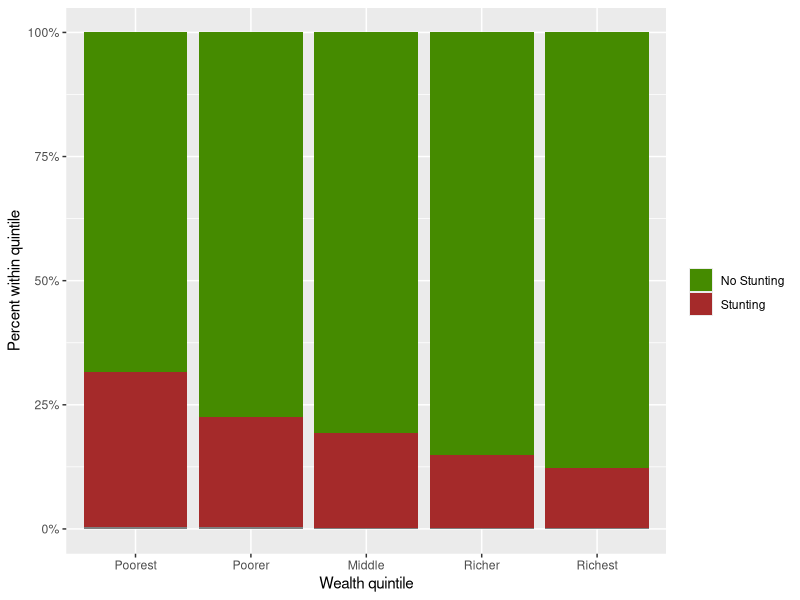
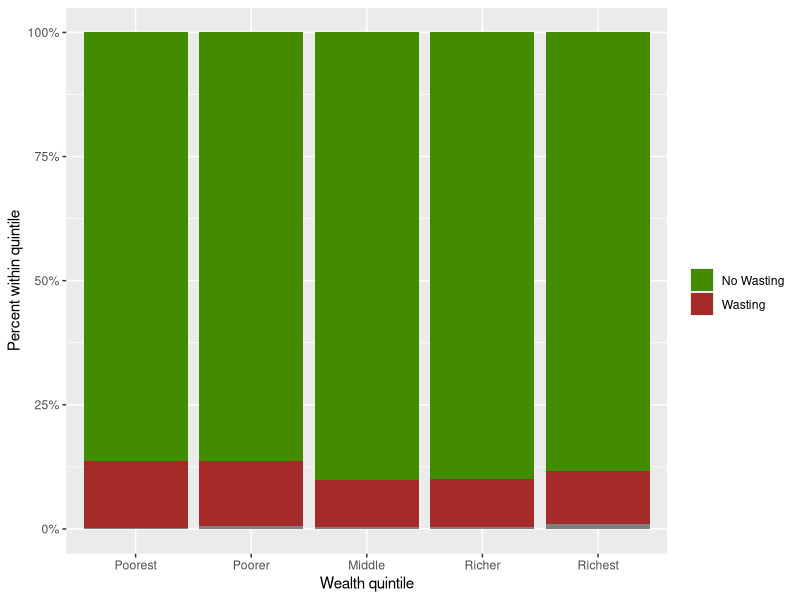

These charts were generated, in order, by the following R code:
# 2. Comprehensive Exploratory Analysis with Statistical Tests

library(tidyverse)
library(survey)
library(ggplot2)

# Load cleaned data
bdhs_final <- read.csv("data/bdhs_cleaned_final.csv")

# Create survey design object for weighted analysis
survey_design <- svydesign(
  ids = ~psu,
  strata = ~strata,
  weights = ~weight_normalized,
  data = bdhs_final,
  nest = TRUE
)

# PART 1: BASIC DESCRIPTIVE STATISTICS

# Sample size
cat("\nTotal sample size:", nrow(bdhs_final), "\n")

# Malnutrition prevalence
cat("\n--- Malnutrition Prevalence (unweighted) ---\n")
cat("Stunting:", mean(bdhs_final$stunted, na.rm=T)*100, "%\n")
cat("Wasting:", mean(bdhs_final$wasted, na.rm=T)*100, "%\n")
cat("Underweight:", mean(bdhs_final$underweight, na.rm=T)*100, "%\n")

# Weighted prevalence
cat("\n--- Malnutrition Prevalence (weighted) ---\n")
stunting_weighted <- svymean(~stunted, survey_design, na.rm=TRUE)
wasting_weighted <- svymean(~wasted, survey_design, na.rm=TRUE)
underweight_weighted <- svymean(~underweight, survey_design, na.rm=TRUE)
cat("Stunting:", stunting_weighted[1]*100, "%\n")
cat("Wasting:", wasting_weighted[1]*100, "%\n")
cat("Underweight:", underweight_weighted[1]*100, "%\n")

# PART 2: OBJECTIVE 1 - WEALTH AND MALNUTRITION

cat("\n==================== OBJECTIVE 1: WEALTH AND MALNUTRITION ====================\n")

# Test different wealth variables
cat("\n--- Testing Different Wealth Variables ---\n")

# 1. Wealth combined (V190)
cat("\n1. Wealth Combined Index:\n")
table(bdhs_final$wealth_combined)

# 2. Wealth urban/rural specific (V190A)
cat("\n2. Wealth Urban/Rural Index:\n")
table(bdhs_final$wealth_urban_rural)

# Chi-square tests for categorical wealth
cat("\n--- Chi-square Tests: Wealth Categories vs Malnutrition ---\n")

# Stunting
cat("\nStunting by wealth quintiles:\n")
stunting_wealth_tab <- table(bdhs_final$stunted, bdhs_final$wealth_quintile)
stunting_wealth_tab
print(prop.table(stunting_wealth_tab, 2) * 100)
ggplot(bdhs_final, aes(wealth_quintile, fill = factor(stunted))) +
  geom_bar(position = "fill") +
  scale_fill_manual(
    name = "",
    breaks = c("0","1"),
    labels = c("0" = "No Stunting", "1" = "Stunting"),
    values = c("0" = "chartreuse4",  
               "1" = "brown"), 
    ) +
  scale_x_discrete(limits = c("Poorest","Poorer","Middle","Richer","Richest")) +
  scale_y_continuous(labels = scales::percent) +
  labs(x = "Wealth quintile", y = "Percent within quintile")
chisq.test(stunting_wealth_tab)

# Wasting
cat("\nWasting by wealth quintiles:\n")
wasting_wealth_tab <- table(bdhs_final$wasted, bdhs_final$wealth_quintile)
wasting_wealth_tab
print(prop.table(wasting_wealth_tab, 2) * 100)
ggplot(bdhs_final, aes(wealth_quintile, fill = factor(wasted))) +
  geom_bar(position = "fill") +
  scale_fill_manual(
    name = "",
    breaks = c("0","1"),
    labels = c("0" = "No Wasting", "1" = "Wasting"),
    values = c("0" = "chartreuse4",  
               "1" = "brown"), 
  ) +
  scale_x_discrete(limits = c("Poorest","Poorer","Middle","Richer","Richest")) +
  scale_y_continuous(labels = scales::percent) +
  labs(x = "Wealth quintile", y = "Percent within quintile")
chisq.test(wasting_wealth_tab)

# Underweight
cat("\nUnderweight by wealth quintiles:\n")
uw_wealth_tab <- table(bdhs_final$underweight, bdhs_final$wealth_quintile)
uw_wealth_tab
print(prop.table(uw_wealth_tab, 2) * 100)
chisq.test(uw_wealth_tab)

# Trend test using numeric wealth index
cat("\n--- Trend Test: Wealth as Continuous Variable ---\n")

# Correlation between wealth index and malnutrition
cor.test(bdhs_final$wealth_urban_rural, bdhs_final$stunted)
cor.test(bdhs_final$wealth_urban_rural, bdhs_final$wasted)
cor.test(bdhs_final$wealth_urban_rural, bdhs_final$underweight)

# PART 3: OBJECTIVE 2 - HOUSEHOLD CONDITIONS AND MALNUTRITION
cat("\n==================== OBJECTIVE 2A: HOUSEHOLD STRUCTURES (HEAD) ====================\n")

# T-test: Compare head age between malnourished vs normal
cat("\n--- T-tests: Head Age by Malnutrition Status ---\n")

# Stunting
stunted_head_age <- bdhs_final$head_age[bdhs_final$stunted == 1]
normal_head_age <- bdhs_final$head_age[bdhs_final$any_malnutrition == 0]
t.test(stunted_head_age, normal_head_age)

# Wasting  
wasted_head_age <- bdhs_final$head_age[bdhs_final$wasted == 1]
t.test(wasted_head_age, normal_head_age)

# Underweight  
uw_head_age <- bdhs_final$head_age[bdhs_final$underweight == 1]
t.test(uw_head_age, normal_head_age)

# Head Sex Analysis
cat("\n--- Chi-square Test: Head Sex ---\n")
cat("Stunting & Head Sex")
chisq.test(table(bdhs_final$stunted, bdhs_final$head_sex))

cat("Wasting & Head Sex")
chisq.test(table(bdhs_final$wasted, bdhs_final$head_sex))

chisq.test(table(bdhs_final$underweight, bdhs_final$head_sex))

# Relationship to head Analysis
cat("\n--- Chi-square Test: Relationship ---\n")
cat("Stunting & Relationship")
chisq.test(table(bdhs_final$stunted, bdhs_final$relationship))

cat("Wasting & Relationship")
chisq.test(table(bdhs_final$wasted, bdhs_final$relationship))

chisq.test(table(bdhs_final$underweight, bdhs_final$relationship))

cat("\n==================== OBJECTIVE 2B: HOUSEHOLD SIZE ====================\n")

# Descriptive statistics
cat("\n--- Household Size Distribution ---\n")
cat("Mean:", mean(bdhs_final$household_members), "\n")
cat("Median:", median(bdhs_final$household_members), "\n")
cat("SD:", sd(bdhs_final$household_members), "\n")

# T-test: Compare household size between malnourished vs normal
cat("\n--- T-tests: Household Size by Malnutrition Status ---\n")

# Stunting
stunted_hh_size <- bdhs_final$household_members[bdhs_final$stunted == 1]
normal_hh_size <- bdhs_final$household_members[bdhs_final$any_malnutrition == 0]
t.test(stunted_hh_size, normal_hh_size)

# Wasting
wasted_hh_size <- bdhs_final$household_members[bdhs_final$wasted == 1]
t.test(wasted_hh_size, normal_hh_size)

# Underweight
uw_hh_size <- bdhs_final$household_members[bdhs_final$underweight == 1]
t.test(uw_hh_size, normal_hh_size)

# Categorical household size
cat("\n--- Chi-square Test: Household Size Categories ---\n")
cat("Stunting & Household size")
chisq.test(table(bdhs_final$stunted, bdhs_final$household_size_cat))
cat("Wasting & Household size")
chisq.test(table(bdhs_final$wasted, bdhs_final$household_size_cat))

chisq.test(table(bdhs_final$underweight, bdhs_final$household_size_cat))

cat("\n==================== OBJECTIVE 2C: NUMBER OF CHILDREN ====================\n")

# Test different children variables
cat("\n--- Comparing Different Children Variables ---\n")

# 1. Total children ever born
cat("\n1. Total children ever born:\n")
cat("Mean:", mean(bdhs_final$total_children_born), "\n")
cor.test(bdhs_final$total_children_born, bdhs_final$stunted)
cor.test(bdhs_final$total_children_born, bdhs_final$wasted)
cor.test(bdhs_final$total_children_born, bdhs_final$underweight)

# 2. Births in last 5 years
cat("\n2. Births in last 5 years:\n")
cat("Mean:", mean(bdhs_final$births_last5y), "\n")
cor.test(bdhs_final$births_last5y, bdhs_final$stunted)
cor.test(bdhs_final$births_last5y, bdhs_final$wasted)
cor.test(bdhs_final$births_last5y, bdhs_final$underweight)

# 3. Living children
cat("\n3. Living children:\n")
cat("Mean:", mean(bdhs_final$living_children), "\n")
cor.test(bdhs_final$living_children, bdhs_final$stunted)
cor.test(bdhs_final$living_children, bdhs_final$wasted)
cor.test(bdhs_final$living_children, bdhs_final$underweight)


# T-tests for total children ever born (most relevant)
cat("\n--- T-tests: Children by Malnutrition Status ---\n")

# Stunting
stunted_children <- bdhs_final$total_children_born[bdhs_final$stunted == 1]
normal_children <- bdhs_final$total_children_born[bdhs_final$any_malnutrition == 0]
t.test(stunted_children, normal_children)

# Wasting
wasted_children <- bdhs_final$births_last5y[bdhs_final$wasted == 1]
t.test(wasted_children, normal_children)

# Underweight
uw_children <- bdhs_final$births_last5y[bdhs_final$underweight == 1]
t.test(uw_children, normal_children)

# Chi-square for categorical
cat("\n--- Chi-square Test: Children Categories ---\n")
chisq.test(table(bdhs_final$stunted, bdhs_final$children_cat))
chisq.test(table(bdhs_final$wasted, bdhs_final$children_cat))
chisq.test(table(bdhs_final$underweight, bdhs_final$children_cat))


# PART 4: OBJECTIVE 3 - WEALTH AND HOUSEHOLD COMPOSITION ASSOCIATION

cat("\n==================== OBJECTIVE 3: WEALTH-HOUSEHOLD ASSOCIATION ====================\n")

# Correlation analysis
cat("\n--- Correlations with Wealth ---\n")

cor_wealth_hh <- cor.test(bdhs_final$wealth_urban_rural, bdhs_final$household_members)
cat("Wealth and HH size: r =", cor_wealth_hh$estimate, ", p =", cor_wealth_hh$p.value, "\n")

cor_wealth_total_children <- cor.test(bdhs_final$wealth_urban_rural, bdhs_final$total_children_born)
cat("Wealth and total children born: r =", cor_wealth_total_children$estimate, ", p =", cor_wealth_total_children$p.value, "\n")

# Cross-tabulation
cat("\n--- Cross-tabulation: Wealth by HH Size Category ---\n")
wealth_hh_table <- table(bdhs_final$wealth_quintile, bdhs_final$household_size_cat)
print(prop.table(wealth_hh_table, 1) * 100)
chisq.test(wealth_hh_table)

cat("\n--- Cross-tabulation: Wealth by Children Number Category ---\n")
wealth_child_table <- table(bdhs_final$wealth_quintile, bdhs_final$children_cat)
print(prop.table(wealth_child_table, 1) * 100)
chisq.test(wealth_child_table)

# PART 5: OBJECTIVE 4 - PARENT EDUCATION AND MALNUTRITION

cat("\n==================== OBJECTIVE 4: PARENT EDUCATION ====================\n")

# Descriptive statistics
cat("\n--- Education Distribution ---\n")
cat("Mother's education - Mean:", mean(bdhs_final$mother_edu_years), "years\n")
cat("Father's education - Mean:", mean(bdhs_final$father_edu_years), "years\n")
cat("Average parent education - Mean:", mean(bdhs_final$average_parent_edu), "years\n")

# T-tests for education by malnutrition status
cat("\n--- T-tests: Education by Stunting Status ---\n")

# Mother's education
stunted_mother_edu <- bdhs_final$mother_edu_years[bdhs_final$stunted == 1]
normal_mother_edu <- bdhs_final$mother_edu_years[bdhs_final$any_malnutrition == 0]
t_test_mother <- t.test(stunted_mother_edu, normal_mother_edu)
cat("\nMother's education:\n")
cat("  Stunted:", mean(stunted_mother_edu, na.rm=T), "years\n")
cat("  Normal:", mean(normal_mother_edu, na.rm=T), "years\n")
cat("  T-test: t =", t_test_mother$statistic, ", p =", t_test_mother$p.value, "\n")

# Father's education
stunted_father_edu <- bdhs_final$father_edu_years[bdhs_final$stunted == 1]
normal_father_edu <- bdhs_final$father_edu_years[bdhs_final$any_malnutrition == 0]
t_test_father <- t.test(stunted_father_edu, normal_father_edu)
cat("\nFather's education:\n")
cat("  Stunted:", mean(stunted_father_edu, na.rm=T), "years\n")
cat("  Normal:", mean(normal_father_edu, na.rm=T), "years\n")
cat("  T-test: t =", t_test_father$statistic, ", p =", t_test_father$p.value, "\n")

# Average parent education
stunted_avg_edu <- bdhs_final$average_parent_edu[bdhs_final$stunted == 1]
normal_avg_edu <- bdhs_final$average_parent_edu[bdhs_final$any_malnutrition == 0]
t_test_avg <- t.test(stunted_avg_edu, normal_avg_edu)
cat("\nAverage parent education:\n")
cat("  Stunted:", mean(stunted_avg_edu, na.rm=T), "years\n")
cat("  Normal:", mean(normal_avg_edu, na.rm=T), "years\n")
cat("  T-test: t =", t_test_avg$statistic, ", p =", t_test_avg$p.value, "\n")

# Chi-square for education categories
cat("\n--- Chi-square Tests: Education Categories ---\n")
mother_edu_cat_test <- chisq.test(table(bdhs_final$stunted, bdhs_final$mother_edu_cat))
cat("Mother's education category: X² =", mother_edu_cat_test$statistic, 
    ", p =", mother_edu_cat_test$p.value, "\n")

father_edu_cat_test <- chisq.test(table(bdhs_final$stunted, bdhs_final$father_edu_cat))
cat("Father's education category: X² =", father_edu_cat_test$statistic, 
    ", p =", father_edu_cat_test$p.value, "\n")

# We will use average parent education years as the final one since parent's impact on malnutrition is basically same

################################################################################
# PART 6: URBAN vs RURAL DIFFERENCES
################################################################################

cat("\n==================== URBAN vs RURAL ====================\n")

# Basic distribution
cat("\n--- Residence Distribution ---\n")
residence_table <- table(bdhs_final$residence)
print(residence_table)
print(prop.table(residence_table) * 100)

# Malnutrition by residence
cat("\n--- Malnutrition by Residence ---\n")
stunting_residence <- table(bdhs_final$stunted, bdhs_final$residence)
cat("\nStunting prevalence:\n")
print(prop.table(stunting_residence, 2) * 100)
stunting_res_test <- chisq.test(stunting_residence)
cat("Chi-square test: X² =", stunting_res_test$statistic, ", p =", stunting_res_test$p.value, "\n")

wasting_residence <- table(bdhs_final$wasted, bdhs_final$residence)
cat("\nWasting prevalence:\n")
print(prop.table(wasting_residence, 2) * 100)
wasting_res_test <- chisq.test(wasting_residence)
cat("Chi-square test: X² =", wasting_res_test$statistic, ", p =", wasting_res_test$p.value, "\n")

uw_residence <- table(bdhs_final$underweight, bdhs_final$residence)
cat("\nUnderweight prevalence:\n")
print(prop.table(uw_residence, 2) * 100)
uw_res_test <- chisq.test(uw_residence)
cat("Chi-square test: X² =", uw_res_test$statistic, ", p =", uw_res_test$p.value, "\n")

# It is a bit significant
